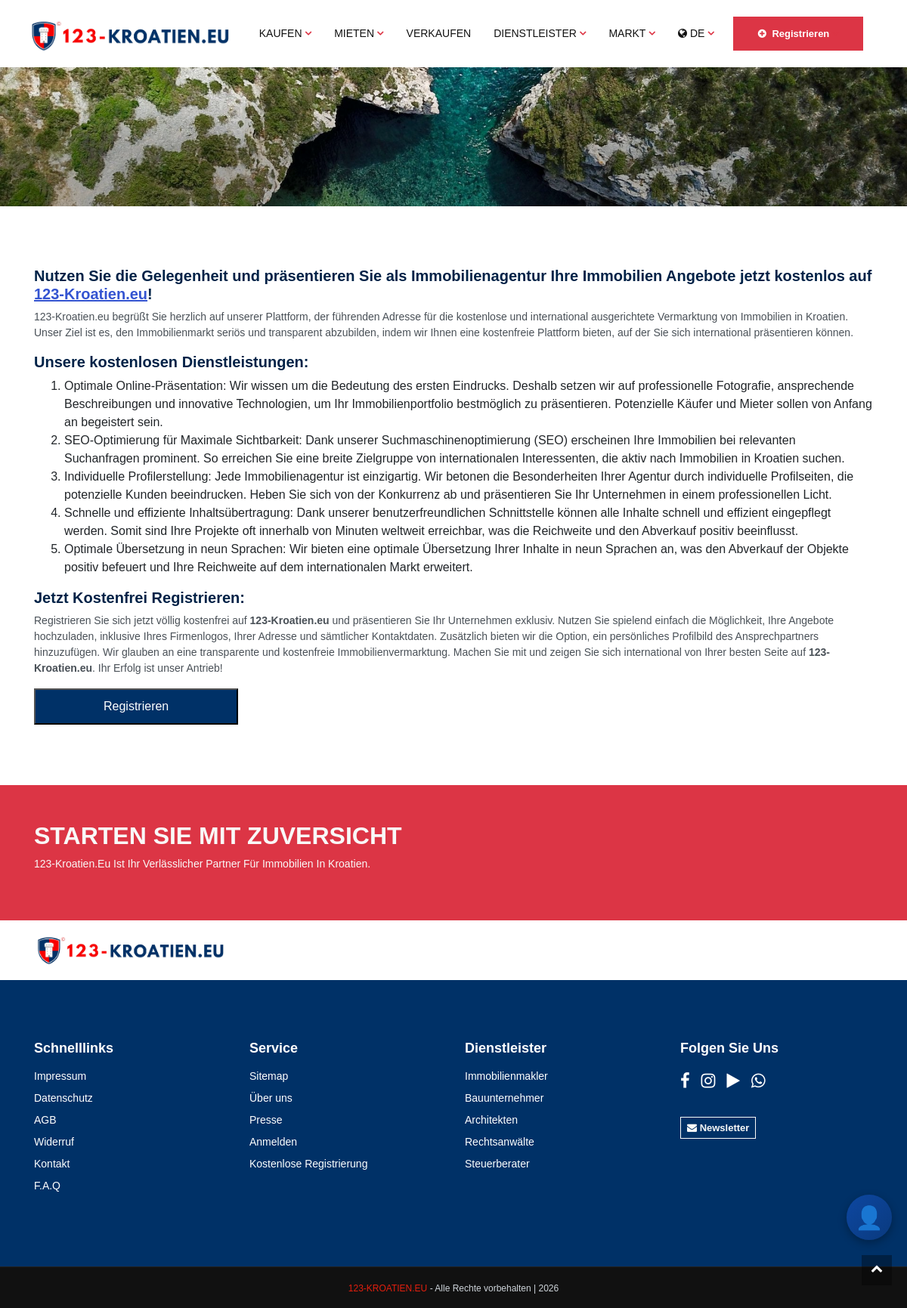
The page /ge/real-estate-agent/ on the database its author committed.
### pages/models.py (models this page shows)
class Translation(models.Model):
    PAGES = (
        ('home', 'home'),
        ('about', 'about'),
        ('listings', 'listings'),
        ('property details', 'property details'),
        ('blog', 'blog'),
        ('blog details', 'blog details'),
        ('contact', 'contact'),
        ('privacy', 'privacy'),
        ('navbar', 'navbar'),
        ('add-property', 'add-property'),
        ('profile', 'profile'),
        ('footer', 'footer'),
        ('login', 'login'),
        ('signup', 'signup'),
        ('faq', 'faq'),
        ('forget-password', 'forget-password'),
        ('reset-password', 'reset-password')
    )
    name = models.CharField(max_length=255, unique=True)
    page = models.CharField(max_length=50, choices=PAGES)
    english_content = models.TextField(blank=True)
    german_content = models.TextField(blank=True)
    french_content = models.TextField(blank=True)
    greek_content = models.TextField(blank=True)
    croatian_content = models.TextField(blank=True)
    polish_content = models.TextField(blank=True)
    czech_content = models.TextField(blank=True)
    russian_content = models.TextField(blank=True)
    swedish_content = models.TextField(blank=True)
    norway_content = models.TextField(blank=True)
    slovak_content = models.TextField(blank=True)
    dutch_content = models.TextField(blank=True)
    class Meta:
        ordering = ['name']

### main/views.py (the view)
# urls.py: path('real-estate-agent/', views.real_estate_agent, name='real-estate-agent'),
def real_estate_agent(request):
    return render(request, 'main/real-estate-agent.html')

### main/context_processors.py (called while the page is built)
def set_language(request):
    lang = request.session.get('site_language', 'ge')
    activate(lang)
    return {'language': lang}

### templates/main/real-estate-agent.html (shortened to what this page needs)
{% extends 'include/base.html' %}
{% load static %}
{% block body %}
<div class="myHeaderBg bg-theme-overlay">
    <section class="section__breadcrumb">
        <div class="container">
            <div class="row d-flex justify-content-center">
                <div class="col-md-8 text-center">
                    <ul class="list-inline ">
                    </ul>
                </div>
            </div>
        </div>
    </section>
</div>
<section class="bg-white">
    <div class="container">
        <div class="row align-items-center">
            <div class="col-lg-12">
                <h5>
                    Nutzen Sie die Gelegenheit und präsentieren Sie als Immobilienagentur Ihre Immobilien Angebote
                    jetzt kostenlos auf <a href="https://123-kroatien.eu"
                        target="_blank"><u>123-Kroatien.eu</u></a>!
                </h5>
                <p>123-Kroatien.eu begrüßt Sie herzlich auf unserer Plattform, der führenden Adresse für die
                    kostenlose und international ausgerichtete Vermarktung von Immobilien in Kroatien. Unser Ziel
                    ist es, den Immobilienmarkt seriös und transparent abzubilden, indem wir Ihnen eine kostenfreie
                    Plattform bieten, auf der Sie sich international präsentieren können.</p>
                <h5>Unsere kostenlosen Dienstleistungen:</h5>
                <ol>
                    <li>Optimale Online-Präsentation: Wir wissen um die Bedeutung des ersten Eindrucks. Deshalb
                        setzen wir auf professionelle Fotografie, ansprechende Beschreibungen und innovative
                        Technologien, um Ihr Immobilienportfolio bestmöglich zu präsentieren. Potenzielle Käufer und
                        Mieter sollen von Anfang an begeistert sein.</li>
                    <li>SEO-Optimierung für Maximale Sichtbarkeit: Dank unserer Suchmaschinenoptimierung (SEO)
                        erscheinen Ihre Immobilien bei relevanten Suchanfragen prominent. So erreichen Sie eine
                        breite Zielgruppe von internationalen Interessenten, die aktiv nach Immobilien in Kroatien
                        suchen.</li>
                    <li>Individuelle Profilerstellung: Jede Immobilienagentur ist einzigartig. Wir betonen die
                        Besonderheiten Ihrer Agentur durch individuelle Profilseiten, die potenzielle Kunden
                        beeindrucken. Heben Sie sich von der Konkurrenz ab und präsentieren Sie Ihr Unternehmen in
                        einem professionellen Licht.</li>
                    <li>Schnelle und effiziente Inhaltsübertragung: Dank unserer benutzerfreundlichen Schnittstelle
                        können alle Inhalte schnell und effizient eingepflegt werden. Somit sind Ihre Projekte oft
                        innerhalb von Minuten weltweit erreichbar, was die Reichweite und den Abverkauf positiv
                        beeinflusst.</li>
                    <li>Optimale Übersetzung in neun Sprachen: Wir bieten eine optimale Übersetzung Ihrer Inhalte in
                        neun Sprachen an, was den Abverkauf der Objekte positiv befeuert und Ihre Reichweite auf dem
                        internationalen Markt erweitert.</li>
                </ol>
                <h5>Jetzt Kostenfrei Registrieren:</h5>
                <p>Registrieren Sie sich jetzt völlig kostenfrei auf <strong>123-Kroatien.eu</strong> und
                    präsentieren Sie Ihr Unternehmen exklusiv. Nutzen Sie spielend einfach die Möglichkeit, Ihre
                    Angebote hochzuladen, inklusive Ihres Firmenlogos, Ihrer Adresse und sämtlicher Kontaktdaten.
                    Zusätzlich bieten wir die Option, ein persönliches Profilbild des Ansprechpartners hinzuzufügen.
                    Wir glauben an eine transparente und kostenfreie Immobilienvermarktung. Machen Sie mit und
                    zeigen Sie sich international von Ihrer besten Seite auf <strong>123-Kroatien.eu</strong>. Ihr
                    Erfolg ist unser Antrieb!</p>
                <a href="{% url 'main:realestate-contractor-registration' %}"
                    style="text-decoration: none;">
                    <button type="submit"
                        style="border-radius: 0px; color: white; background-color: #003167;padding: 10px 90px;">Registrieren</button>
                </a>
            </div>
        </div>
    </div>
</section>
<section class="bg-gradient py-5">
    <div class="container">
      <div class="row align-items-center">
        <div class="col-lg-9">
          <h2 class="text-uppercase text-light">STARTEN SIE MIT ZUVERSICHT</h2>
          <p class="text-capitalize text-light">
            123-Kroatien.Eu Ist Ihr Verlässlicher Partner Für Immobilien In Kroatien.
          </p>
        </div>
      </div>
    </div>
  </section>
  <div class="container">
    <div class="row">
      <div class="col-12">
        <img
          src="{% static 'images/logo-black2.png' %}"
          alt="logo"
          style="width: 255px; padding: 20px 0"
        />
      </div>
    </div>
  </div>
{% endblock body %}

### templates/include/base.html (shortened to what this page needs)
<!DOCTYPE html>
{% load static %}
{% load i18n %}
<html>
<head>
    <link href="{% static 'css/styles.css' %}" rel="stylesheet" type="text/css">
    <link href="{% static 'css/custom.css' %}" rel="stylesheet" type="text/css">
    <link rel="stylesheet" href="https://cdnjs.cloudflare.com/ajax/libs/font-awesome/4.7.0/css/font-awesome.min.css">
</head>
<body>
        <nav class="navbar navbar-nav navbar-hover navbar-expand-lg navbar-soft">
            <div class="container">
                <a class="navbar-brand" href="/">
                    <img src="{% static 'images/logo-black2.png' %}" alt="logo" class="img-fluid" style="width: 270px;">
                </a>
                <div class="collapse navbar-collapse" id="main_nav99">
                    <ul class="navbar-nav mx-auto">
                        <li class="nav-item dropdown">
                            <a class="nav-link active dropdown-toggle" href="" data-toggle="dropdown">{{ nav_buy }}</a>
                        </li>
                        <li class="nav-item dropdown">
                            <a class="nav-link active dropdown-toggle" href="" data-toggle="dropdown">{{ nav_rent }}</a>
                        </li>
                        <li class="nav-item">
                            <a class="nav-link active" href="{% url 'main:owner' %}">{{ nav_sell }}</a>
                        </li>
                        <li class="nav-item dropdown">
                            <a class="nav-link active dropdown-toggle" href="#" data-toggle="dropdown">{{ nav_services }}</a>
                        </li>
                        <li class="nav-item dropdown">
                            <a class="nav-link active dropdown-toggle" href="#" data-toggle="dropdown">{{ nav_market }}</a>
                        </li>
                        <li class="nav-item dropdown">
                            <a class="nav-link dropdown-toggle" href="#" data-toggle="dropdown">
                                <i class="fa fa-globe"></i> {% if language == 'ge' %}DE{% elif language == 'en' %}EN{% elif language == 'hr' %}HR{% elif language == 'fr' %}FR{% elif language == 'pl' %}PL{% elif language == 'cz' %}CZ{% elif language == 'ru' %}RU{% elif language == 'gr' %}GR{% elif language == 'sw' %}SW{% elif language == 'no' %}NO{% elif language == 'sk' %}SK{% elif language == 'nl' %}NL{% else %}DE{% endif %}
                            </a>
                        </li>
                    </ul>
                    <ul class="navbar-nav">
                        <li class="nav-item dropdown">
                            <a href="#" class="btn btn-danger text-capitalize dropdown-toggle" data-toggle="dropdown">
                                <i class="fa fa-plus-circle mr-1"></i> {{ nav_register_service }}
                            </a>
                        </li>
                    </ul>
                </div>
            </div>
        </nav>
        {% block body %}
        {% endblock body%}
        {% include 'include/footer.html' %}
        <a href="javascript:" id="return-to-top"><i class="fa fa-chevron-up"></i></a>
        {% include "chatbot_widget.html" %}
    </body>
</html>

### templates/include/footer.html
{% load static %}
<footer>
    <div class="myFooterBg wrapper__footer">
        <div class="container">
            <div class="row">
                <div class="col-md-3">
                    <div class="widget__footer">
                        <h4 class="footer-title">{{Quick_Links}}</h4>
                        <ul class="list-unstyled footer-links">
                            <li><a href="{% url 'main:imprint' %}" class="text-white">{{Imprint}}</a></li>
                            <li><a href="{% url 'main:data-protection' %}" class="text-white">{{PrivacyPolicy}}</a></li>
                            <li><a href="{% url 'main:agb' %}" class="text-white">{{TermsConditions}}</a></li>
                            <li><a href="{% url 'main:cancellation-policy' %}" class="text-white">{{Withdrawal}}</a></li>
                            <li><a href="{% url 'main:contact' %}" class="text-white">{{Contact}}</a></li>
                            <li><a href="{% url 'main:faq' %}" class="text-white">{{nav_faq}}</a></li>
                        </ul>
                    </div>
                </div>
                <div class="col-md-3">
                    <div class="widget__footer">
                        <h4 class="footer-title">{{Service}}</h4>
                        <ul class="list-unstyled footer-links">
                            <li><a href="#" class="text-white">{{Sitemap}}</a></li>
                            <li><a href="{% url 'main:about' %}" class="text-white">{{ nav_about }}</a></li>
                            <li><a href="{% url 'main:blog-single-1' %}" class="text-white">{{Press}}</a></li>
                            {% if user.is_authenticated %}
                            <li><a href="#" class="text-white"><i class="fa fa-user"></i> {{ user.username }}</a></li>
                            {% if user.is_authenticated %}
                            <li><a href="{% url 'main:makler_dashboard' %}" class="text-white"><i class="fa fa-building"></i> Makler-Portal</a></li>
                            {% endif %}
                            <li><a href="{% url 'account:logout' %}" class="text-white">{{ nav_logout }}</a></li>
                            {% else %}
                            <li><a href="{% url 'account:login' %}" class="text-white">{{Login}}</a></li>
                            <li><a href="{% url 'account:signup' %}" class="text-white">{{FreeRegistration}}</a></li>
                            {% endif %}
                        </ul>
                    </div>
                </div>
                <div class="col-md-3">
                    <div class="widget__footer">
                        <h4 class="footer-title">{{footer_services}}</h4>
                        <ul class="list-unstyled footer-links">
                            <li><a href="/{{ language }}/{{ country_name }}/{{ url_realtor }}/" class="text-white">{{dropdown_realtor}}</a></li>
                            <li><a href="/{{ language }}/{{ country_name }}/{{ url_contractor }}/" class="text-white">{{dropdown_contractor}}</a></li>
                            <li><a href="/{{ language }}/{{ country_name }}/{{ url_architect }}/" class="text-white">{{dropdown_architect}}</a></li>
                            <li><a href="/{{ language }}/{{ country_name }}/{{ url_lawyer }}/" class="text-white">{{dropdown_lawyer}}</a></li>
                            <li><a href="/{{ language }}/{{ country_name }}/{{ url_tax_advisor }}/" class="text-white">{{dropdown_tax_advisor}}</a></li>
                        </ul>
                    </div>
                </div>
                <div class="col-md-3">
                    <div class="widget__footer">
                        <h4 class="footer-title">{{follow_us}}</h4>
                        <div class="social-icons-row">
                            <a href="https://facebook.com" target="_blank"><i class="fa fa-facebook"></i></a>
                            <a href="https://instagram.com" target="_blank"><i class="fa fa-instagram"></i></a>
                            <a href="https://tiktok.com" target="_blank"><i class="fa fa-play"></i></a>
                            <a href="https://whatsapp.com" target="_blank"><i class="fa fa-whatsapp"></i></a>
                        </div>
                        <a href="{% url 'main:contact' %}?newsletter=1" class="btn btn-outline-light btn-sm mt-3">
                            <i class="fa fa-envelope"></i> {{newsletter}}
                        </a>
                    </div>
                </div>
            </div>
        </div>
    </div>
    <div class="bg__footer-bottom-v1">
        <div class="container">
            <div class="row" align="center">
                <div class="col-md-12">
                    <span><a href="#" class="comCopy" style="color: #E41F0E;">123-Kroatien.eu</a> - {{all_rights_reserved}} | 2026</span>
                </div>
            </div>
        </div>
    </div>
</footer>

### static/css/custom.css (style rules this page uses)
.bg-gradient { background: linear-gradient(90deg, #dc3545 10%, #dc3545 100%); }
.comCopy { color: #fff; text-decoration: none; }
.myFooterBg { background-color: #003167; }
.myHeaderBg { background-image: url("../images/contact-headerBg.jpg"); }
.bg-theme-overlay { width: 100%; background-position: center 50%; -webkit-background-size: cover; -moz-background-size: cover; -o-background-size: cover; -moz-background-size: cover; background-size: cover; position: relative; }
.navbar, .navbar-nav, .nav-link, .dropdown-menu { font-family: "Montserrat", sans-serif !important; }
.navbar-nav { align-items: flex-end !important; }
.navbar { align-items: flex-end !important; }
.nav-link { font-weight: 500 !important; font-size: 14px !important; }
body, html, * { font-family: "Montserrat", sans-serif !important; }
.fa, .fa::before { font-family: FontAwesome !important; }
.social-icons-row { display: flex; gap: 15px; margin-bottom: 15px; }
.social-icons-row a { color: #fff; font-size: 22px; transition: all 0.3s ease; }
.footer-links li { margin-bottom: 8px; }
.footer-links a { font-size: 14px; }

### rows shown on the page
Translation: german_content "KAUFEN"
Translation: german_content "MIETEN"
Translation: german_content "VERKAUFEN"
Translation: german_content "DIENSTLEISTER"
Translation: german_content "MARKT"
Translation: german_content "Registrieren"
Translation: german_content "Schnelllinks"
Translation: german_content "Impressum"
Translation: german_content "Datenschutz"
Translation: german_content "AGB"
Translation: german_content "Widerruf"
Translation: german_content "Kontakt"
Translation: german_content "F.A.Q"
Translation: german_content "Service"
Translation: german_content "Sitemap"
Translation: german_content "Über uns"
Translation: german_content "Presse"
Translation: german_content "Anmelden"
Translation: german_content "Kostenlose Registrierung"
Translation: german_content "Dienstleister"
Translation: german_content "Immobilienmakler"
Translation: german_content "Bauunternehmer"
Translation: german_content "Architekten"
Translation: german_content "Rechtsanwälte"
Translation: german_content "Steuerberater"
Translation: german_content "Folgen Sie Uns"
Translation: german_content "Newsletter"
Translation: german_content "Alle Rechte vorbehalten"
